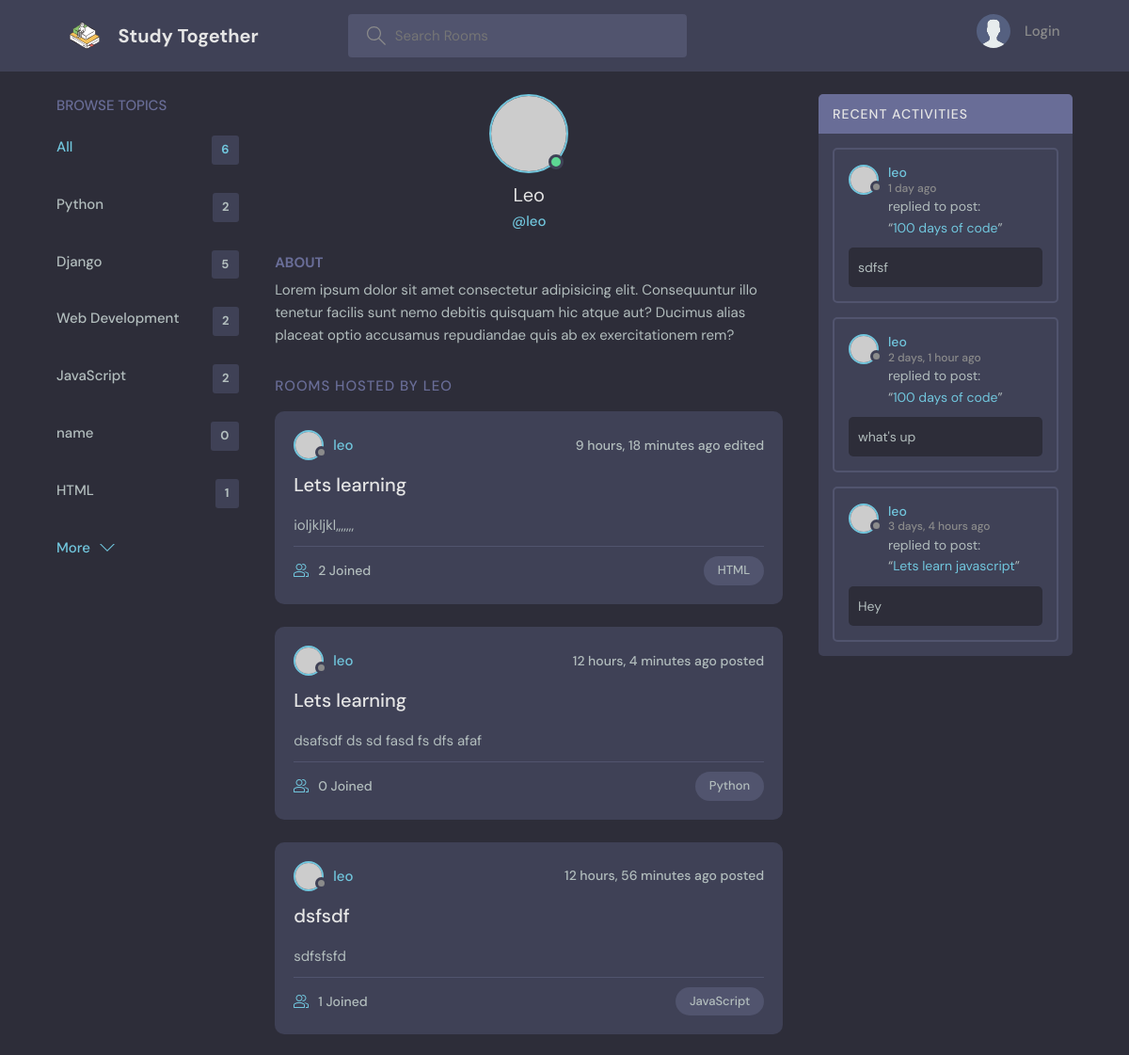
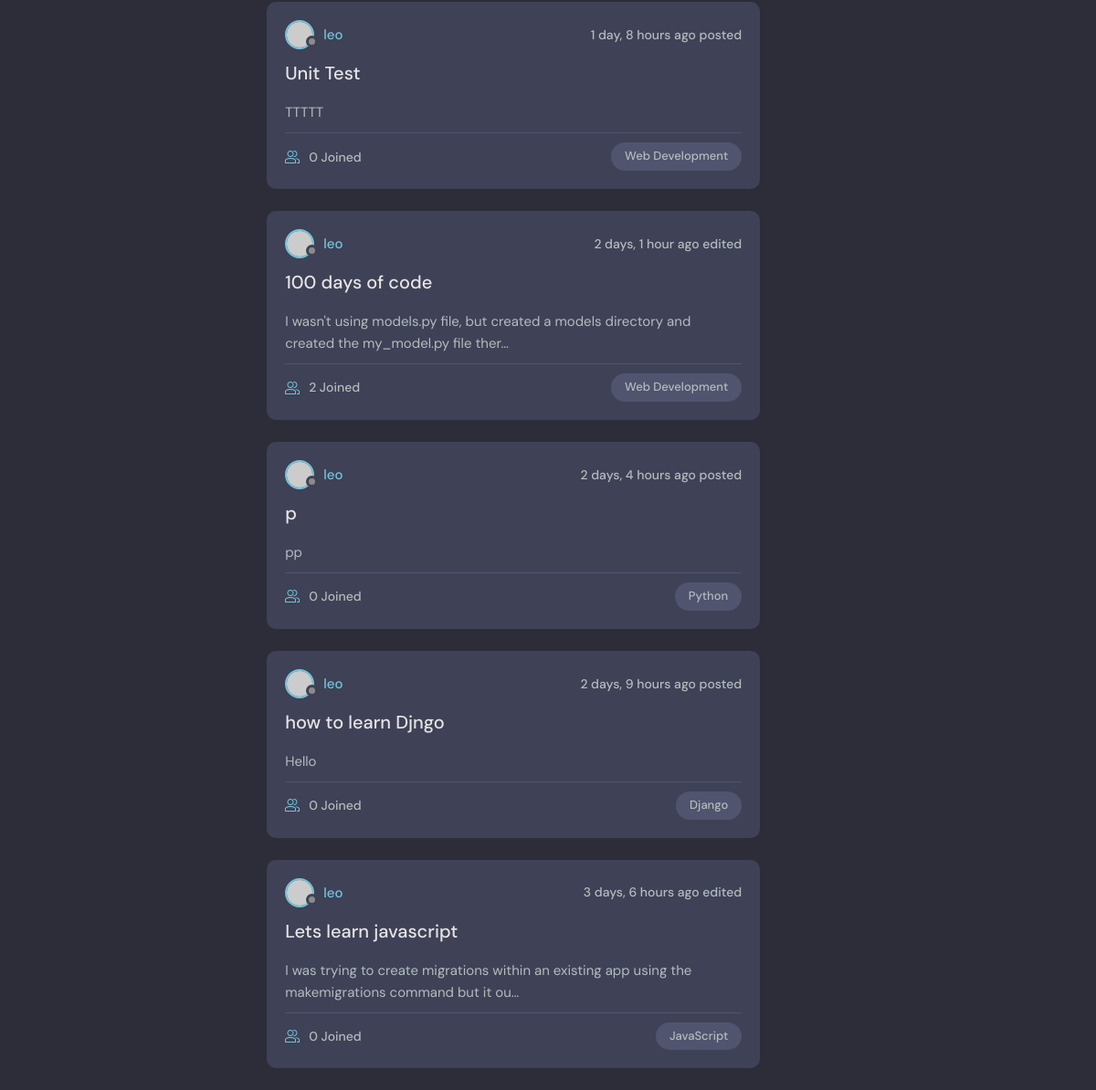
The app's page /profile/1 with its own data (2 pictures, top to bottom).
### base/models.py (models this page shows)
class Topic(models.Model):
    name = models.CharField(max_length=200)
    def __str__(self):
        return self.name

class Room(models.Model):
    host = models.ForeignKey(User, on_delete=models.SET_NULL, null=True)
    topic = models.ForeignKey(Topic, on_delete=models.SET_NULL, null=True)
    name = models.CharField(max_length = 200)
    description = models.TextField(null = True, blank = True)
    participants = models.ManyToManyField(User, related_name='participants', blank=True)
    updated = models.DateTimeField(auto_now = True)
    created = models.DateTimeField(auto_now_add = True)
    class Meta:
        ordering = ['-updated', '-created']
    def __str__(self):
        return self.name

class Message(models.Model):
    user = models.ForeignKey(User, on_delete=models.CASCADE)
    room = models.ForeignKey(Room, on_delete=models.CASCADE)
    body = models.TextField()
    updated = models.DateTimeField(auto_now = True)
    created = models.DateTimeField(auto_now_add = True)
    class Meta:
        ordering = ['-updated', '-created']
    def __str__(self):
        return self.body[0:50]

### base/views.py (the view)
# urls.py: path('profile/<str:pk>', views.userProfile, name="user-profile"),
def userProfile(request, pk):
    user = User.objects.get(id=pk)
    rooms = user.room_set.all()
    topics = Topic.objects.all()
    room_messages = user.message_set.all()
    context = {'user':user, 'rooms':rooms, 'topics':topics, 'room_messages':room_messages}
    return render(request, 'base/profile.html', context)

### base/templates/base/profile.html (shortened to what this page needs)
{% extends 'main.html' %}
{% block content %}
<main class="profile-page layout layout--3">
<div class="container">
    {% include 'base/topics_component.html' %}
    <div class="roomList">
    <div class="profile">
        <div class="profile__avatar">
        <div class="avatar avatar--large active">
            <img src="https://randomuser.me/api/portraits/men/11.jpg" />
        </div>
        </div>
        <div class="profile__info">
        <h3>{{user.username.capitalize}}</h3>
        <p>@{{user}}</p>
        </div>
        <div class="profile__about">
        <h3>About</h3>
        <p>
            Lorem ipsum dolor sit amet consectetur adipisicing elit. Consequuntur illo tenetur
            facilis sunt nemo debitis quisquam hic atque aut? Ducimus alias placeat optio
            accusamus repudiandae quis ab ex exercitationem rem?
        </p>
        </div>
    </div>
    <div class="roomList__header">
        <div>
        <h2>Rooms Hosted by {{user.username}}</a>
        </h2>
        </div>
    </div>
    {% include 'base/feed.component.html' %}
    </div>
    {% include 'base/activity_component.html' %}
</div>
</main>
{% endblock content %}

### base/templates/base/topics_component.html
<div class="topics">
    <div class="topics__header">
      <h2>Browse Topics</h2>
    </div>
    <ul class="topics__list">
        <li>
            <a href="{% url 'home' %}" class="active">All<span>{{topics.count}}</span></a>
        </li>
        {% for topic in topics%}
        <li>
            <a href="{% url 'home' %}?q={{topic.name}}">{{topic.name}}<span>{{topic.room_set.all.count}}</span></a>
        </li>
        {%endfor%}
    </ul>
    <a class="btn btn--link" href="topics.html">
      More
      <svg version="1.1" xmlns="http://www.w3.org/2000/svg" width="32" height="32" viewBox="0 0 32 32">
        <title>chevron-down</title>
        <path d="M16 21l-13-13h-3l16 16 16-16h-3l-13 13z"></path>
      </svg>
    </a>
  </div>

### base/templates/base/feed.component.html (shortened to what this page needs)
{% for room in rooms %}
<div class="roomListRoom">
    <div class="roomListRoom__header">
      <a href="{% url 'user-profile' room.host.id %}" class="roomListRoom__author">
        <div class="avatar avatar--small">
          <img src="https://randomuser.me/api/portraits/women/11.jpg" />
        </div>
        <span>{{room.host}}</span>
      </a>
      <div class="roomListRoom__actions">
        <span>
          {% if room.updated > room.created %}
          {{room.updated| timesince}} ago edited
          {% else %}
          {{room.created| timesince}} ago posted
          {% endif %}
        </span>
      </div>
    </div>
    <div class="roomListRoom__content">
      <a href="{% url 'room' room.id %}">{{room.name}}</a>
      <p>{{room.description| truncatechars:100}}</p>
    </div>
    <div class="roomListRoom__meta">
      <a href="{% url 'room' room.id %}" class="roomListRoom__joined">
        {{room.participants.all.count}} Joined
      </a>
      <p class="roomListRoom__topic">{{room.topic}}</p>
    </div>
</div>
{%endfor%}

### base/templates/base/activity_component.html (shortened to what this page needs)
<div class="activities">
    <div class="activities__header">
      <h2>Recent Activities</h2>
    </div>
    {% for message in room_messages%}
    <div class="activities__box">
      <div class="activities__boxHeader roomListRoom__header">
        <a href="{% url 'user-profile' message.user.id%}" class="roomListRoom__author">
          <div class="avatar avatar--small">
            <img src="https://randomuser.me/api/portraits/women/11.jpg" />
          </div>
          <p>
            {{message.user}}
            <span>{{message.created| timesince}} ago</span>
          </p>
        </a>
      </div>
      <div class="activities__boxContent">
        <p>replied to post:<br>“<a href="{% url 'room' message.room.id %}">{{message.room}}</a>”</p>
        <div class="activities__boxRoomContent">
            {{message}}
        </div>
      </div>
    </div>
    {% endfor %}
  </div>

### records on screen
Topic: name "Python", room_set.all.count "2"
Topic: name "Django", room_set.all.count "5"
Topic: name "Web Development", room_set.all.count "2"
Topic: name "JavaScript", room_set.all.count "2"
Topic: name "name", room_set.all.count "0"
Topic: name "HTML", room_set.all.count "1"
Room: host "leo", updated "9 hours, 18 minutes", name "Lets learning", description "ioljkljkl,,,,,,,", participants.all.count "2", topic "HTML"
Room: host "leo", created "12 hours, 4 minutes", name "Lets learning", description "dsafsdf ds sd fasd fs dfs afaf", participants.all.count "0", topic "Python"
Room: host "leo", created "12 hours, 56 minutes", name "dsfsdf", description "sdfsfsfd", participants.all.count "1", topic "JavaScript"
Room: host "leo", created "1 day, 8 hours", name "Unit Test", description "TTTTT", participants.all.count "0", topic "Web Development"
Room: host "leo", updated "2 days, 1 hour", name "100 days of code", description "I wasn't using models.py file, but created a models directory and created the my_model.py file ther…", participants.all.count "2", topic "Web Development"
Room: host "leo", created "2 days, 4 hours", name "p", description "pp", participants.all.count "0", topic "Python"
Room: host "leo", created "2 days, 9 hours", name "how to learn Djngo", description "Hello", participants.all.count "0", topic "Django"
Room: host "leo", updated "3 days, 6 hours", name "Lets learn javascript", description "I was trying to create migrations within an existing app using the makemigrations command but it ou…", participants.all.count "0", topic "JavaScript"
Message: user "leo", created "1 day", room "100 days of code", body "sdfsf"
Message: user "leo", created "2 days, 1 hour", room "100 days of code", body "what's up"
Message: user "leo", created "3 days, 4 hours", room "Lets learn javascript", body "Hey"

### other values on screen
{{ topics.count }} "6"
{{ user.username.capitalize }} "Leo"
{{ user }} "leo"
{{ user.username }} "LEO"
